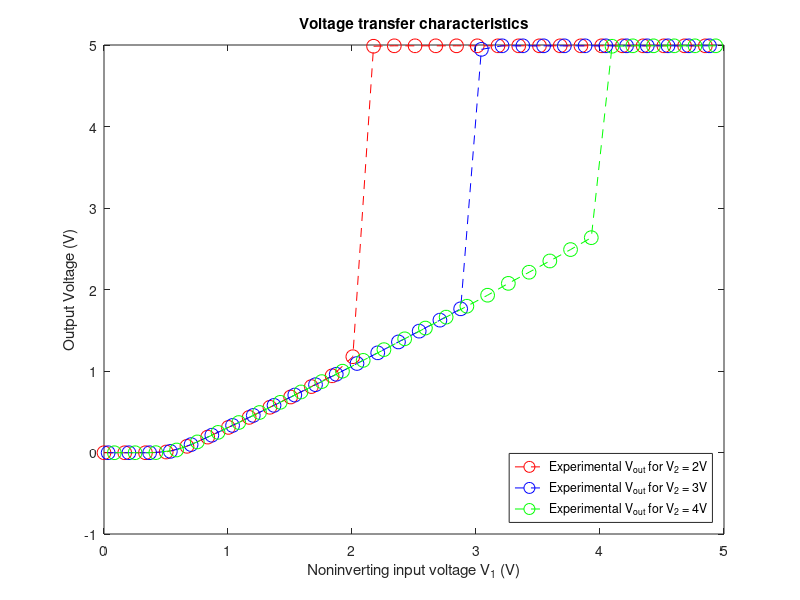

This chart was generated by the following MATLAB code:
%Experiment 1 Part 2 plotter
interval = 10;

%%Part 2
% Next, connect V2 to a constant voltage source and sweep V1 from one rail to the other,
% measuring Vout for at least three di?erent values of V2 that are above the bias voltage. In
% your report, include a single plot showing all of these voltage transfer characteristics (VTCs).
% Repeat this experiment for an above-threshold bias current.


load('Data/Experiment1Part2Data.mat')
plot(V1(1:interval:end),Vout(1:interval:end), '--ro','MarkerSize',10); hold on;

load('Data/Experiment1Part3Data.mat')
plot(V1(3:interval:end),Vout(3:interval:end), '--bo','MarkerSize',10); hold on;

load('Data/Experiment1Part4Data.mat')
plot(V1(6:interval:end),Vout(6:interval:end), '--go','MarkerSize',10); hold on;


title('Voltage transfer characteristics');
xlabel('Noninverting input voltage V_{1} (V)');
ylabel('Output Voltage (V)');

legend('Experimental V_{out} for V_2 = 2V',...
 'Experimental V_{out} for V_2 = 3V',...
 'Experimental V_{out} for V_2 = 4V',...
 'Location','SouthEast')